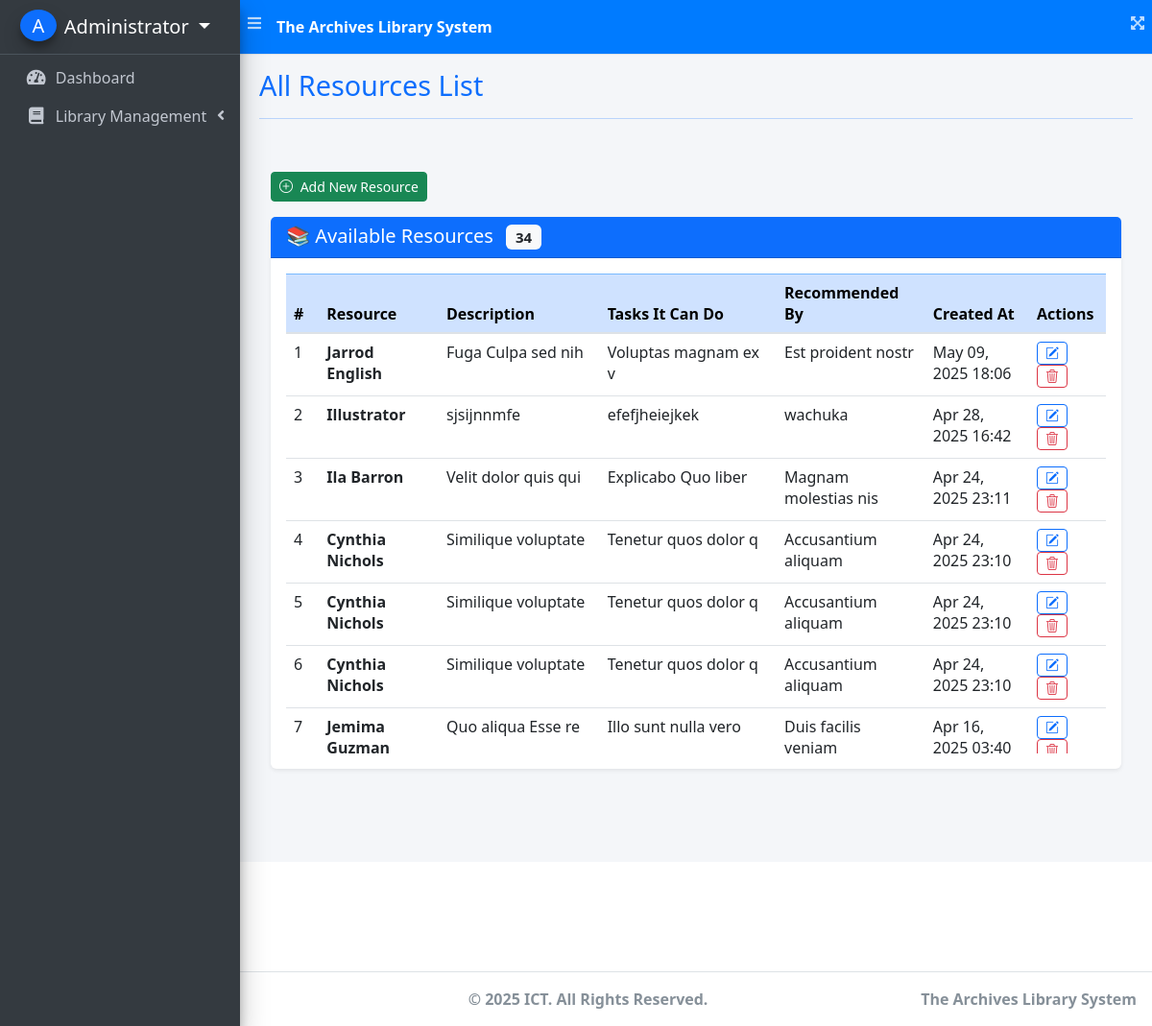
/index.php?page=resources (signed in), run on the app's committed database.
### tables this page shows
CREATE TABLE `resources` (
  `id` int(11) NOT NULL,
  `resource` varchar(255) NOT NULL,
  `description` text NOT NULL,
  `tasks` text NOT NULL,
  `recommended_by` varchar(255) NOT NULL,
  `created_at` timestamp NOT NULL DEFAULT current_timestamp()
);

### resources.php (the view, shortened to what this page needs)
<?php
include 'db_connect.php';
$countQuery = "SELECT COUNT(*) as total FROM resources";
$countResult = mysqli_query($conn, $countQuery);
$totalResources = mysqli_fetch_assoc($countResult)['total'];
$query = "SELECT * FROM resources ORDER BY created_at DESC";
$result = mysqli_query($conn, $query);
?>
<link rel="stylesheet" href="https://cdn.jsdelivr.net/npm/bootstrap@5.3.0/dist/css/bootstrap.min.css">
<link rel="stylesheet" href="https://cdn.jsdelivr.net/npm/bootstrap-icons@1.10.5/font/bootstrap-icons.css">
<div class="container py-4">
  <div class="mb-3">
    <a href="index.php?page=resource" class="btn btn-success btn-sm">
      <i class="bi bi-plus-circle me-1"></i> Add New Resource
    </a>
  </div>
  <div class="card shadow-sm border-0">
    <div class="card-header bg-primary text-white">
      <h5 class="mb-0">📚 Available Resources <span class="badge bg-light text-dark ms-2"><?= $totalResources ?></span></h5>
    </div>
    <div class="card-body">
      <?php if (mysqli_num_rows($result) > 0): ?>
        <div class="table-responsive">
        <div class="table-responsive" style="max-height: 500px; overflow-y: auto;">
  <table class="table table-hover align-middle mb-0">
    <thead class="table-primary" style="position: sticky; top: 0; z-index: 1020;">
      <tr>
        <th>#</th>
        <th>Resource</th>
        <th>Description</th>
        <th>Tasks It Can Do</th>
        <th>Recommended By</th>
        <th>Created At</th>
        <th>Actions</th>
      </tr>
    </thead>
    <tbody>
      <?php $count = 1; while ($row = mysqli_fetch_assoc($result)): ?>
        <tr>
          <td><?= $count++ ?></td>
          <td><strong><?= htmlspecialchars($row['resource']) ?></strong></td>
          <td><?= htmlspecialchars($row['description']) ?></td>
          <td><?= htmlspecialchars($row['tasks']) ?></td>
          <td><?= htmlspecialchars($row['recommended_by']) ?></td>
          <td><?= date('M d, Y H:i', strtotime($row['created_at'])) ?></td>
          <td>
            <button class="btn btn-sm btn-outline-primary me-1" onclick="confirmEdit(<?= $row['id'] ?>)">
              <i class="bi bi-pencil-square"></i>
            </button>
            <button class="btn btn-sm btn-outline-danger" onclick="confirmDelete(<?= $row['id'] ?>)">
              <i class="bi bi-trash3"></i>
            </button>
          </td>
        </tr>
      <?php endwhile; ?>
    </tbody>
  </table>
</div>
      <?php else: ?>
        <div class="alert alert-info mb-0">No resources found.</div>
      <?php endif; ?>
    </div>
  </div>
</div>

### header.php (shortened to what this page needs)
<head>
  <link rel="stylesheet" href="assets/plugins/fontawesome-free/css/all.min.css">
  <link rel="stylesheet" href="assets/plugins/overlayScrollbars/css/OverlayScrollbars.min.css">
  <link rel="stylesheet" href="assets/plugins/datatables-bs4/css/dataTables.bootstrap4.min.css">
  <link rel="stylesheet" href="assets/plugins/datatables-responsive/css/responsive.bootstrap4.min.css">
  <link rel="stylesheet" href="assets/plugins/datatables-buttons/css/buttons.bootstrap4.min.css">
  <link rel="stylesheet" href="assets/plugins/select2/css/select2.min.css">
  <link rel="stylesheet" href="assets/plugins/select2-bootstrap4-theme/select2-bootstrap4.min.css">
  <link rel="stylesheet" href="assets/plugins/sweetalert2-theme-bootstrap-4/bootstrap-4.min.css">
  <link rel="stylesheet" href="assets/plugins/toastr/toastr.min.css">
  <link rel="stylesheet" href="assets/dist/css/adminlte.min.css">
  <link rel="stylesheet" href="assets/dist/css/styles.css">
  <link rel="stylesheet" href="assets/plugins/summernote/summernote-bs4.min.css">
<link href="https://cdn.jsdelivr.net/npm/select2@4.1.0-rc.0/dist/css/select2.min.css" rel="stylesheet" />
</head>

### index.php (shortened to what this page needs)
<?php
include 'header.php';
?>
<!DOCTYPE html>
<html lang="en">
<body class="hold-transition sidebar-mini layout-fixed layout-navbar-fixed layout-footer-fixed">
  <div class="wrapper">
    <?php include 'topbar.php'; ?>
    <?php include 'sidebar.php'; ?>
    <div class="content-wrapper">
      <div class="content-header">
        <div class="container-fluid">
          <div class="row mb-2">
            <div class="col-sm-6">
              <?php
              $page = isset($_GET['page']) ? $_GET['page'] : 'home';
              switch ($page) {
                case 'resources':
                  $title = 'All Resources List';
                  break;
              }
              ?>
              <h1 class="m-0 text-primary"><?php echo isset($title) ? $title : "Dashboard"; ?></h1>
            </div>
            <div class="col-sm-6 text-right">
            </div>
          </div>
          <hr class="border-primary">
        </div>
      </div>
      <section class="content">
        <div class="container-fluid">
          <?php
          $page = isset($_GET['page']) ? $_GET['page'] : 'home';
          $file = $page . '.php';
          if (file_exists($file)) {
            include $file;
          } else {
            echo "<div class='alert alert-danger'>Page not found!</div>";
          }
          ?>
        </div>
      </section>
    </div>
    <footer class="main-footer text-center">
      <strong>&copy; 2025 ICT. All Rights Reserved.</strong>
      <div class="float-right d-none d-sm-inline-block">
        <b>The Archives Library System</b>
      </div>
    </footer>
  </div>
</body>
</html>

### topbar.php
<nav class="main-header navbar navbar-expand navbar-primary navbar-dark ">
  <ul class="navbar-nav">
    <li class="nav-item">
      <a class="nav-link" data-widget="pushmenu" href="#" role="button"><i class="fas fa-bars"></i></a>
    </li>
    <li>
      <a class="nav-link text-white"  href="./" role="button"> <large><b>The Archives Library System</b></large></a>
    </li>
  </ul>
  <ul class="navbar-nav ml-auto">
    <li class="nav-item">
      <a class="nav-link" data-widget="fullscreen" href="#" role="button">
        <i class="fas fa-expand-arrows-alt"></i>
      </a>
    </li>
  </ul>
</nav>

### sidebar.php (shortened to what this page needs)
<aside class="main-sidebar sidebar-dark-indigo elevation-4">
  <div class="dropdown">
    <a href="javascript:void(0)" class="brand-link dropdown-toggle" data-toggle="dropdown" aria-expanded="true">
      <span class="brand-image img-circle elevation-3 d-flex justify-content-center align-items-center bg-primary text-white font-weight-500" style="width: 38px;height:50px">
        <?php echo strtoupper(substr($_SESSION['login_firstname'], 0, 1) . substr($_SESSION['login_lastname'], 0, 1)) ?>
      </span>
      <span class="brand-text font-weight-light"><?php echo ucwords($_SESSION['login_firstname'] . ' ' . $_SESSION['login_lastname']) ?></span>
    </a>
  </div>
  <div class="sidebar">
    <nav class="mt-2">
      <ul class="nav nav-pills nav-sidebar flex-column nav-flat" data-widget="treeview" role="menu" data-accordion="false">
        <li class="nav-item dropdown">
          <a href="./" class="nav-link nav-home">
            <i class="nav-icon fas fa-tachometer-alt"></i>
            <p>Dashboard</p>
          </a>
        </li>
        <li class="nav-item">
          <a href="#" class="nav-link nav-edit_library">
            <i class="nav-icon fas fa-book"></i>
            <p>
              Library Management
              <i class="right fas fa-angle-left"></i>
            </p>
          </a>
        </li>
      </ul>
    </nav>
  </div>
</aside>

### data on the page
resources: resource "Jarrod English", description "Fuga Culpa sed nih", tasks "Voluptas magnam ex v", recommended_by "Est proident nostr", created_at "May 09, 2025 18:06"
resources: resource "Illustrator", description "sjsijnnmfe", tasks "efefjheiejkek", recommended_by "wachuka", created_at "Apr 28, 2025 16:42"
resources: resource "Ila Barron", description "Velit dolor quis qui", tasks "Explicabo Quo liber", recommended_by "Magnam molestias nis", created_at "Apr 24, 2025 23:11"
resources: resource "Cynthia Nichols", description "Similique voluptate", tasks "Tenetur quos dolor q", recommended_by "Accusantium aliquam", created_at "Apr 24, 2025 23:10"
resources: resource "Cynthia Nichols", description "Similique voluptate", tasks "Tenetur quos dolor q", recommended_by "Accusantium aliquam", created_at "Apr 24, 2025 23:10"
resources: resource "Cynthia Nichols", description "Similique voluptate", tasks "Tenetur quos dolor q", recommended_by "Accusantium aliquam", created_at "Apr 24, 2025 23:10"
resources: resource "Jemima Guzman", description "Quo aliqua Esse re", tasks "Illo sunt nulla vero", recommended_by "Duis facilis veniam", created_at "Apr 16, 2025 03:40"

### other printed values
$_SESSION['login_firstname'] . ' ' . $_SESSION['login_lastname'] "Administrator"
$title "All Resources List"
$totalResources "34"
